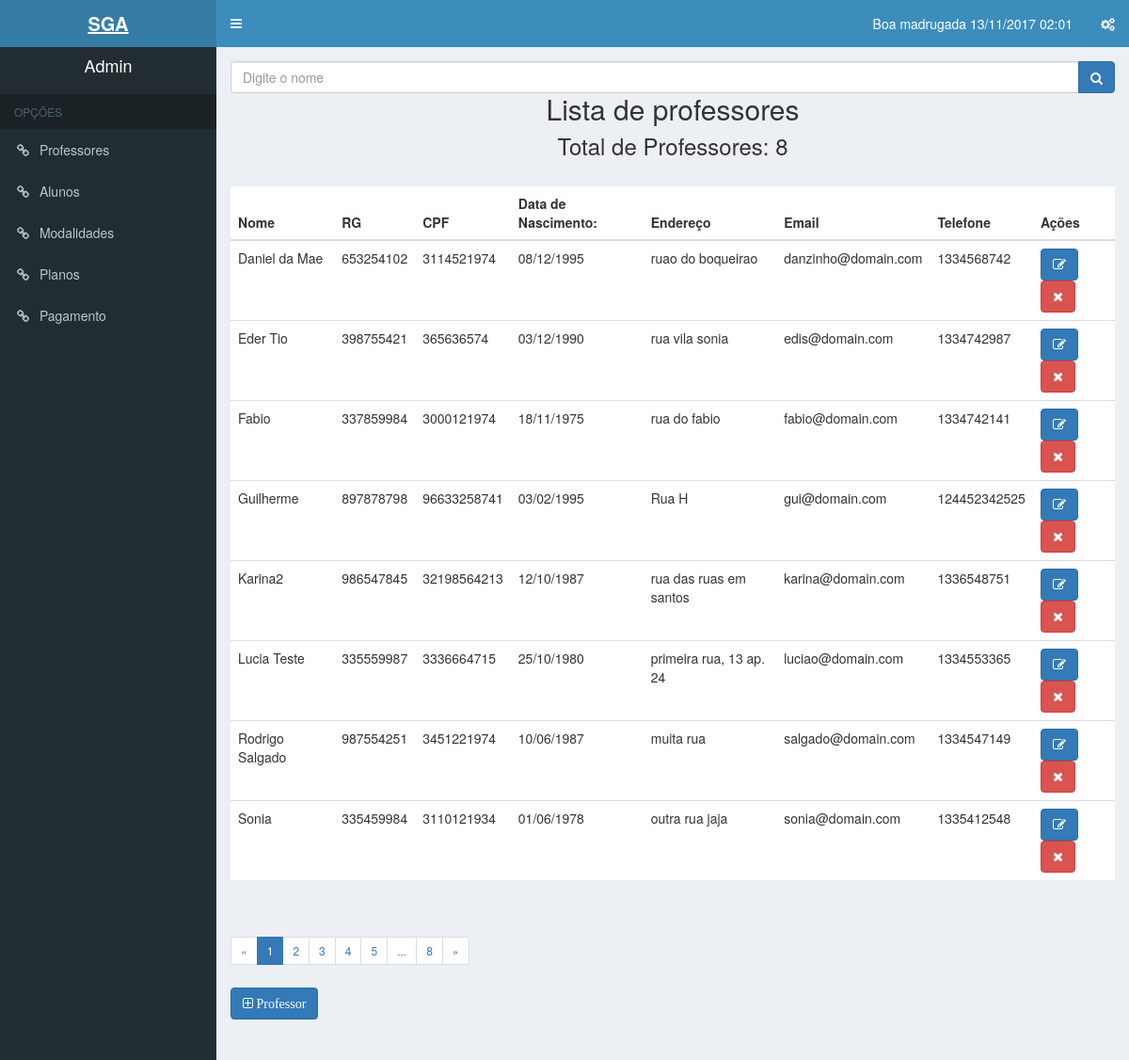
/Views/professor.php (signed in), run on the app's committed database.
### tables this page shows
CREATE TABLE `professor` (
  `id_professor` int(11) NOT NULL,
  `nm_professor` varchar(50) NOT NULL,
  `registro_geral_professor` varchar(9) NOT NULL,
  `cpf_professor` varchar(11) NOT NULL,
  `dt_nascimento_professor` date NOT NULL,
  `nm_endereco` varchar(100) NOT NULL,
  `nm_email_professor` varchar(100) NOT NULL,
  `cd_telefone_professor` varchar(15) NOT NULL,
  `nm_modalidade` varchar(30) NOT NULL
);

### Model/functions.php (called while the page is built, shortened)
<?php
    function dataatual(){
            $hora = date('G');
            $dataLocal = date(' d/m/Y H:i');
            if (($hora >= 0) AND ($hora < 6)) {
            $mensagem =  "Boa madrugada";
            } else if (($hora >= 6) AND ($hora < 12)) {
            $mensagem = "Bom dia";
            } else if (($hora >= 12) AND ($hora < 18)) {
            $mensagem = "Boa tarde";
            } else{
            $mensagem = "Boa noite";
            }
            return $mensagem.$dataLocal;
            }
 ?>

### controllers/limitarProfessor.php (called while the page is built)
<?php
    $PDO = db_connect();
	if (!isset($_GET['pg'])) {
		$pg = 1;
	} else {
		$pg = $_GET['pg'];
	}
	$total_reg = "10";
	$inicio = $pg -1;
	$inicio = $inicio * $total_reg;
	$anterior = $pg -1;
	$proximo = $pg +1;
    $sql = "SELECT * FROM professor ORDER BY nm_professor ASC LIMIT $inicio, $total_reg";
    $stmt = $PDO->prepare($sql);
    $stmt->execute();
    $sql_count = "SELECT COUNT(*) AS total FROM professor";
    $stmt_count = $PDO->prepare($sql_count);
    $stmt_count->execute();
    $total = $stmt_count->fetchColumn();

### Views/professor.php (the view, shortened to what this page needs)
<?php
include ('../controllers/limitarProfessor.php');
include ('header.php');
?>
<form name="frmBusca" method="post" action="../Views/profList.php">
            <div class="input-group">
              <input type="text" name="cxnome" id="cxnome" class="form-control" placeholder="Digite o nome">
              <span class="input-group-btn">
                  <button type="submit" name="buscar" id="search-btn" class="btn btn-primary">
                    <i class="fa fa-search"></i>
                  </button>
              </span>
            </div>
      </form>
          <h2 class="center">Lista de professores</h2>
          <h3 class="center">Total de Professores: <?php if(isset($total)){echo $total;} ?></h3>
          <?php if(isset($total) > 0):?>
          <table class="table table-hover">
              <thead>
                  <tr>
                      <th>Nome</th>
                      <th>RG</th>
                      <th>CPF</th>
                      <th>Data de Nascimento:</th>
                      <th>Endereço</th>
                      <th>Email</th>
                      <th>Telefone</th>
                      <th>Ações</th>
                  </tr>
              </thead>
              <tbody>
                  <?php while($user = $stmt->fetch(PDO::FETCH_ASSOC)):?>
                  <tr>
                    <td><?PHP echo $user['nm_professor'] ?></td>
                    <td><?PHP echo $user['registro_geral_professor'] ?></td>
                    <td><?PHP echo $user['cpf_professor'] ?></td>
                    <td><?PHP echo date("d/m/Y", strtotime($user['dt_nascimento_professor'])) ?></td>
                    <td><?PHP echo $user['nm_endereco'] ?></td>
                    <td><?PHP echo $user['nm_email_professor'] ?></td>
                    <td><?PHP echo $user['cd_telefone_professor'] ?></td>
                    <td>
                    <a href="profEdit.php?id=<?php echo $user['id_professor'] ?>">
                    <button class="btn btn-primary fa fa-edit"></button></a>
                    <a href="../controllers/deletarProfessor.php?id=<?php echo $user['id_professor'] ?>" onclick="return confirm('Tem certeza que deseja remover?');">
                    <button class="btn btn-danger fa fa-times"></button></a>
                      </td>
                  </tr>
                  <?php endwhile;?>
              </tbody>
          </table>
        <?php else: ?>
        <p>Nenhum professor registrado</p>
            <?php endif; ?>
            <?php
           if ($total > 1) {
		echo "<nav>";
		echo "	<ul class='pagination pagination-sm'>";
		if ($anterior > 0) {
			echo "<li>";
			echo "	<a href='?pg=".$anterior."' aria-label='Previous'>";
			echo "		<span aria-hidden='true'>«</span>";
			echo "	</a>";
			echo "</li>";
		} else {
			echo "<li class='disabled'>";
			echo "	<span aria-hidden='true'>«</span>";
			echo "</li>";
		}
		for ($i=1;$i<=$total;$i++) {
			if ($i >= ($pg-4) AND $i <= ($pg+4)) {
				if ($i == $pg) {
					echo "<li class='active'><a href='?pg=".$i."'>".$i."</a></li>";
				} else {
					echo "<li><a href='?pg=".$i."'>".$i."</a></li>";
				}
			}
			if ($i > ($pg+4) AND $i == $total) {
				echo "<li><a>...</a></li>";
				echo "<li><a href='?pg=".$i."'>".$i."</a></li>";
			}
		}
                        if($pg < $total) {
                                echo "<li>";
                                echo "	<a href='?pg=".$proximo."' aria-label='Next'>";
                                echo "		<span aria-hidden='true'>»</span>";
                                echo "	</a>";
                                echo "</li>";
                        } else {
                                echo "<li class='disabled'>";
                                echo "	<span aria-hidden='true'>»</span>";
                                echo "</li>";
                        }
                        echo "  </ul>";
                        echo "</nav>";
            }
            ?>
       <a href="profAdd.php"><button class="btn btn-primary fa fa-plus-square-o"> Professor</button></a>
<?php
  include ('footer.php');
?>

### Views/header.php (shortened to what this page needs)
<!DOCTYPE html>
<html>
<head>
  <link rel="stylesheet" href="../bower_components/bootstrap/dist/css/bootstrap.min.css">
  <link rel="stylesheet" href="../bower_components/font-awesome/css/font-awesome.min.css">
  <link rel="stylesheet" href="../bower_components/Ionicons/css/ionicons.min.css">
  <link rel="stylesheet" href="../dist/css/AdminLTE.min.css">
  <link rel="stylesheet" href="../dist/css/skins/skin-blue.min.css">
  <link href="../dist/css/bootstrap.min.css" rel="stylesheet">
  <link rel="stylesheet" href="../dist/css/estilo.css">
</head>
<body class="hold-transition skin-blue sidebar-mini">
<div class="wrapper">
  <header class="main-header">
    <a href="#" class="logo">
      <span class="logo-lg"><b>SGA</b></span>
    </a>
    <nav class="navbar navbar-static-top" role="navigation">
      <a href="#" class="sidebar-toggle" data-toggle="push-menu" role="button">
      </a>
      <div class="navbar-custom-menu">
        <ul class="nav navbar-nav">
          <li><a><?php echo dataatual()?></a></li>
          <li>
            <a href="#" data-toggle="control-sidebar"><i class="fa fa-gears"></i></a>
          </li>
        </ul>
      </div>
    </nav>
  </header>
  <aside class="main-sidebar">
    <section class="sidebar">
      <div class="user-panel">
          <h4 class="center"><?php echo ucwords($_SESSION['user_name']); ?></h4>
      </div>
      <ul class="sidebar-menu" data-widget="tree">
        <li class="header">OPÇÕES</li>
        <li><a href="professor.php"><i class="fa fa-link"></i> <span>Professores</span></a></li>
        <li><a href="aluno.php"><i class="fa fa-link"></i> <span>Alunos</span></a></li>
        <li><a href="modalidade.php"><i class="fa fa-link"></i> <span>Modalidades</span></a></li>
        <li><a href="plano.php"><i class="fa fa-link"></i> <span>Planos</span></a></li>
        <li><a href="pagamento.php"><i class="fa fa-link"></i> <span>Pagamento</span></a></li>
      </ul>
    </section>
  </aside>
  <div class="content-wrapper">
    <section class="content container-fluid">

### Views/footer.php (shortened to what this page needs)
</section>
  </div>
</div>
</body>
</html>

### data on the page
professor: nm_professor "Daniel da Mae", registro_geral_professor "653254102", cpf_professor "3114521974", dt_nascimento_professor "08/12/1995", nm_endereco "ruao do boqueirao", nm_email_professor "danzinho@domain.com", cd_telefone_professor "1334568742"
professor: nm_professor "Eder Tio", registro_geral_professor "398755421", cpf_professor "365636574", dt_nascimento_professor "03/12/1990", nm_endereco "rua vila sonia", nm_email_professor "edis@domain.com", cd_telefone_professor "1334742987"
professor: nm_professor "Fabio", registro_geral_professor "337859984", cpf_professor "3000121974", dt_nascimento_professor "18/11/1975", nm_endereco "rua do fabio", nm_email_professor "fabio@domain.com", cd_telefone_professor "1334742141"
professor: nm_professor "Guilherme", registro_geral_professor "897878798", cpf_professor "96633258741", dt_nascimento_professor "03/02/1995", nm_endereco "Rua H", nm_email_professor "gui@domain.com", cd_telefone_professor "124452342525"
professor: nm_professor "Karina2", registro_geral_professor "986547845", cpf_professor "32198564213", dt_nascimento_professor "12/10/1987", nm_endereco "rua das ruas em santos", nm_email_professor "karina@domain.com", cd_telefone_professor "1336548751"
professor: nm_professor "Lucia Teste", registro_geral_professor "335559987", cpf_professor "3336664715", dt_nascimento_professor "25/10/1980", nm_endereco "primeira rua, 13 ap. 24", nm_email_professor "luciao@domain.com", cd_telefone_professor "1334553365"
professor: nm_professor "Rodrigo Salgado", registro_geral_professor "987554251", cpf_professor "3451221974", dt_nascimento_professor "10/06/1987", nm_endereco "muita rua", nm_email_professor "salgado@domain.com", cd_telefone_professor "1334547149"
professor: nm_professor "Sonia", registro_geral_professor "335459984", cpf_professor "3110121934", dt_nascimento_professor "01/06/1978", nm_endereco "outra rua jaja", nm_email_professor "sonia@domain.com", cd_telefone_professor "1335412548"

### other printed values
dataatual() "Boa madrugada 13/11/2017 02:01"
$_SESSION['user_name'] "Admin"
$total "8"
